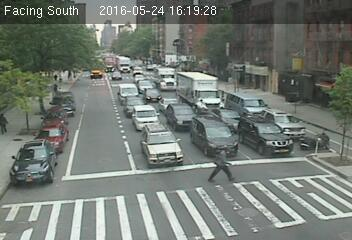
#> input picture HOG/HOG2/images/433.jpg, 352 x 240 px
$ python -i get_time.py   (imports and definitions only)   (Python 2 division)
#> lines starting #> are read from the running program, lines starting #| are printed output that depends on the picture; after the words box and inside, x2 and y2 are one past the last pixel; in counts of white or black regions, pixels touching at a corner belong together
#> further down, picture is the input picture: shape (240, 352, 3); mean B, G, R 115.5, 122.4, 115.3
from numpy import sum
from cv2 import cvtColor, threshold, imread, COLOR_BGR2GRAY, THRESH_BINARY
from os import path

def get_time(image):
# Dictionary for the possible characters filtering out words like Facing, extracting just the first letter of South, East, West, North
	symbols = {'9121219': 'N ', '22221': 'N', '161633343331616':'N', \
			    '33333': 'E ', '933333': 'E ', '161666666666':'E', '933332': 'E', \
			    '333242333': 'W ', '47332264': 'W', '1124525421':'W', \
			    '433334': 'S ', '453445': 'S', \
			    '922222': '', '922221': '', '333351': '', '52222': '', '8': '', \
			    '71116': '', '63339': '',  '3333': '', '192': '', '182': '', \
			    '72227': '0', '72127': '0', '62227': '0',
				'72226': '0', '119': '1', '118': '1', '43333': '2', '32335': '3', \
				'32236': '3', '32336': '3', '3432': '', \
				'223291': '4', '223191': '4', '222291': '4', '53335': '5', \
				'63335': '5', '73335': '6', '73334': '6', '73235': '6', '73325': '6',
		   		'22': '', '112': '', '121': '', '21': '',
				'13432': '7', '13422': '7', '63336': '8', '43337': '9', '2322': '/', \
				'2': ':', '3332333': 'A', '922223': 'P', '912223': 'P', '922222229': 'M', \
		        '52225': '', '822222229':'M',
				'61117': '', '51117': '', '91116': '', '81116': '', '1111': '', \
				'711192': '', '22222': '', '343347': '', '53334': '', '92222': '', \
				'432222': '', '1221': '', '11': '', '811127': '', '8544474': '', \
				'7544474': '', '1': '',  '333435': '', '119222': '', '1111': '', \
				'44': ':', '662266': '0', '111': '1',
				'244454': '2', '244354': '2', '243454': '2', '223367': '3', \
				'23321': '4', '633355': '5', '564355': '6', '124432': '7', \
				'673366': '8', '553465': '9'}

# Reading the image and selecting the rectangle with the text
	direction = 'NA'
	im = image
	# img = imread(image)
	check = im.reshape(im.shape[0] * im.shape[1], 3).mean(axis=1)
	black_im = 100 * check[check < 2].shape[0]/84480
#> black_im = 0
	if black_im > 80:
		return 'black_im'
	gray_im = 100 * check[check > 220].shape[0]/84480
#> gray_im = 5
	if gray_im > 63:
		return 'gray_im'
	if im[:,-32:].mean() < 2 and im[20:,:35].mean() > 250:
		return 'rainbow_im'

	img = im[0: 20, 0: 285]
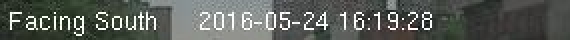
#> img: shape (20, 285, 3) (shown 2 times larger); mean B, G, R 88.3, 93.8, 89.5

# Converting to grayscale
	gray = cvtColor(img, COLOR_BGR2GRAY)

# Thresholding for brightnesses over 200 so the numbers remain at maximum (255) and the background becomes 0.
	ret, thresh = threshold(gray, 205, 255, THRESH_BINARY)
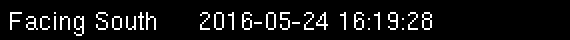
#> thresh: shape (20, 285) (shown 2 times larger); 7.6% white in thin lines or dots, all inside (x1, y1, x2, y2) = (5, 6, 216, 18)

# Transposing
	transposed = thresh.transpose()
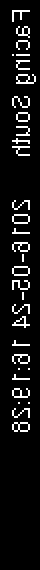
#> transposed: shape (285, 20) (shown 2 times larger); 7.6% white in thin lines or dots, all inside (x1, y1, x2, y2) = (6, 5, 18, 216)

# Going from the left to the right over the verticals adding number of white pixels
	characters = ""
	for i in range(0, len(transposed)):
		characters = characters + str(int(sum(transposed[i]) / 255))
#> this loop made 285 passes
#> characters on passes 1 to 3: '0', '00', '000'

# Clustering the characters
	a1 = characters.count('1')
#> a1 = 27
	characters = characters.split('0')
#> characters = 159 items, first 6: '', '', '', '', '', '922221'
	characters = filter(None, characters)
#> characters = 29 items, first 6: '922221', '333351', '52222', '8', '71116', '63339'

# Joining the characters from the image into a single string
	result = ""

	for char in characters:
		result = result + symbols.get(char, "")
#> this loop made 29 passes
#> (char, result) on passes 1 to 12: ('922221', ''), ('333351', ''), ('52222', ''), ('8', ''), ('71116', ''), ('63339', ''), ('433334', 'S '), ('52225', 'S '), ('61117', 'S '), ('192', 'S '), ('91116', 'S '), ('43333', 'S 2')

# Extracting the name of the camera

	if len(result)>10:
		if result[0].isdigit():
			if result[-1] == 'M':
				if (result[-2] == 'A') or (result[-2] == 'P' and result[10:12] == '12'):
					direction = 'NA'

				else :
					direction = 'NA'


# Working with the AM/PM time format
		elif result[-1] == 'M':
# Extracting the date and time
			if (result[-2] == 'A') or (result[-2] == 'P' and result[12:14] == '12'):
				direction = result[0]

		 	else :
				direction = result[0]


# Working with 24-hour time format
		else :
			direction = result[0]
#> direction = 'S'

		return direction
	return direction

>>> import cv2
>>> picture = cv2.imread('../../HOG/HOG2/images/433.jpg')
>>> result = get_time(picture)
#> result = 'S'
